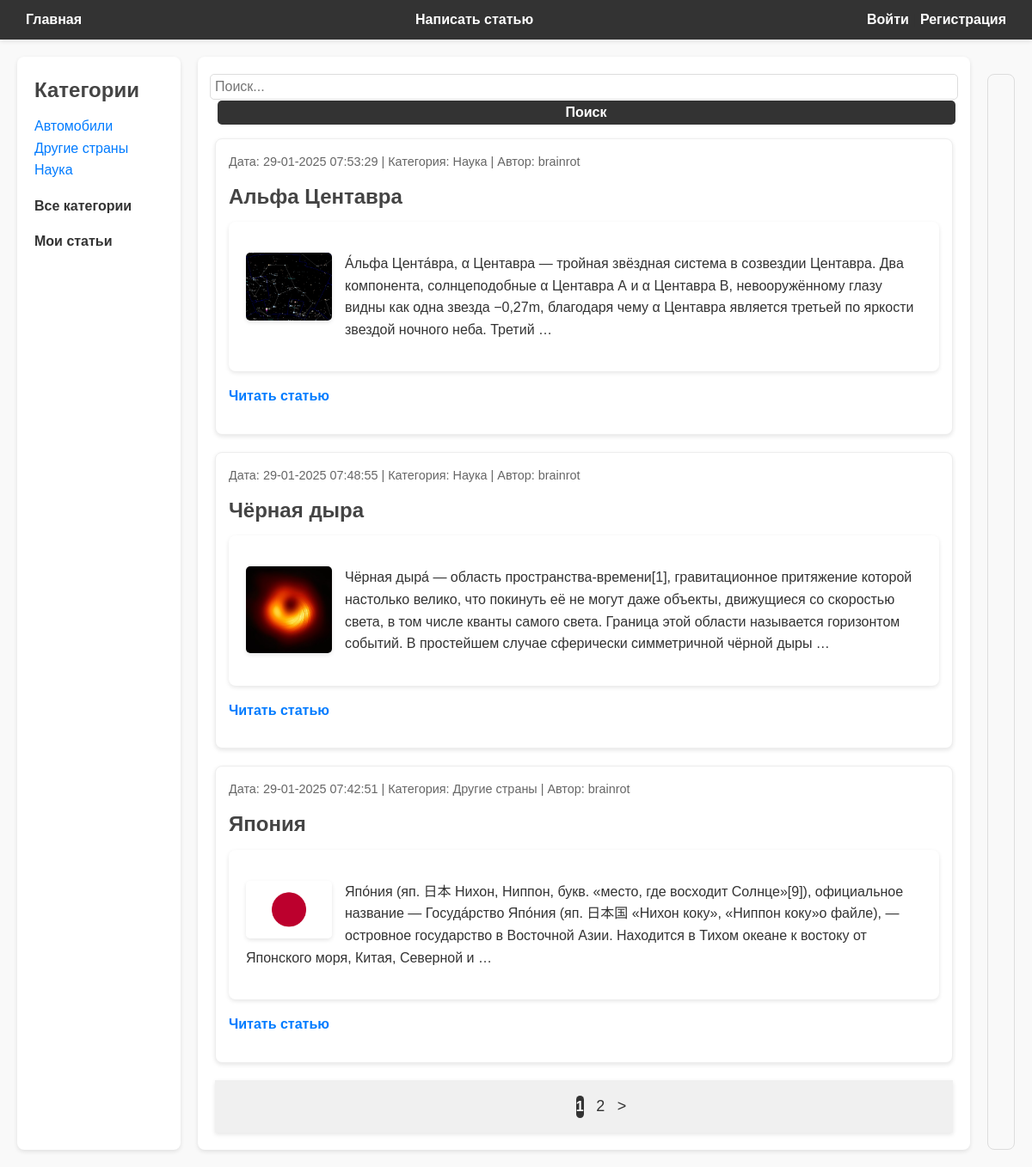
Before: / with the older database file.
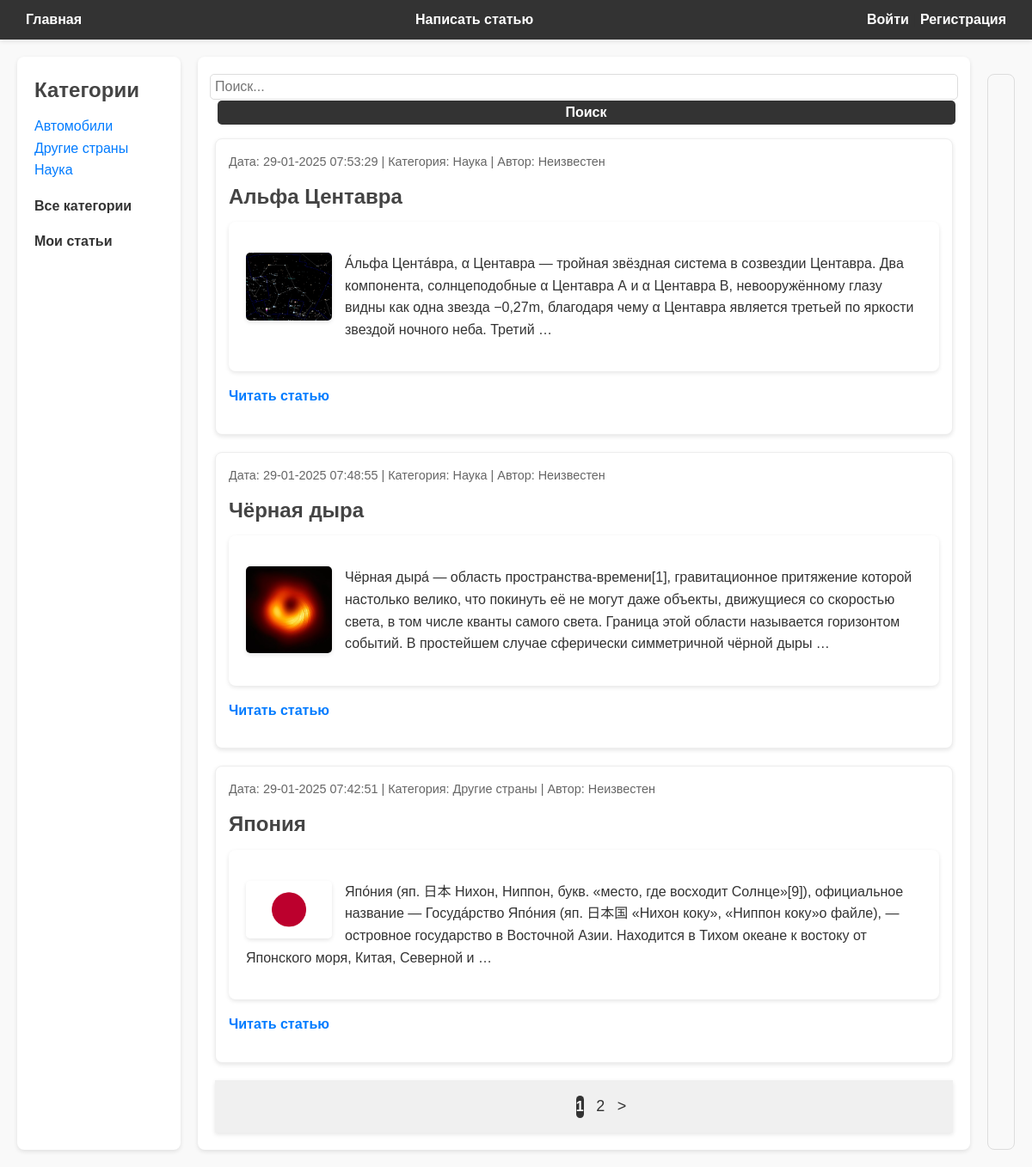
After: the same page with the newer database file.
### blog/models.py (models this page shows, shortened)
class Category(models.Model):
    name = models.CharField(max_length=32, db_index=True, verbose_name="Категория")
    slug = models.SlugField(max_length=32, unique=True, db_index=True)
    class Meta:
        verbose_name = "Категория"
        verbose_name_plural = "Категории"
    def __str__(self):
        return self.name
    def get_absolute_url(self):
        return reverse('category', kwargs={'cat_slug': self.slug})

class Post(models.Model):
    title = models.CharField(max_length=64, verbose_name="Заголовок")
    content = models.TextField(blank=True, verbose_name="Текст статьи")
    photo = models.ImageField(upload_to="photos/%Y/%m/%d/", default=None, blank=True, null=True, verbose_name="Фото")
    time_create = models.DateTimeField(auto_now_add=True, verbose_name="Дата создания")
    time_update = models.DateTimeField(auto_now=True, verbose_name="Отредактировано")
    cat = models.ForeignKey('Category', on_delete=models.PROTECT, related_name='posts', verbose_name="Категории")
    author = models.ForeignKey(get_user_model(), on_delete=models.SET_NULL, related_name='posts', null=True, default=None, verbose_name="Автор")
    class Meta:
        verbose_name = "Пост"
        verbose_name_plural = "Посты"
        ordering = ['-time_create']
        indexes = [
            models.Index(fields=['time_create'])
        ]
    def get_absolute_url(self):
        return reverse('post_detail', kwargs={'pk': self.pk})

### users/models.py (models this page shows)
class User(AbstractUser):
    photo = models.ImageField(upload_to='users/%Y/%m/%d', blank=True, verbose_name='Фото')

### blog/views.py (the view)
# urls.py: path('', views.BlogHome.as_view(), name="home"),
class BlogHome(DataMixin, ListView):
    template_name = 'blog/index.html'
    context_object_name = 'posts'
    title_page = 'Главная страница'
    def get_queryset(self):
        return Post.objects.all()

### blog/templatetags/blogtags.py (called while the page is built)
@register.inclusion_tag('blog/list_categories.html')
def show_categories(cat_selected=0):
    cats = Category.objects.annotate(total=Count("posts")).filter(total__gt=0)
    return {'cats': cats, 'cat_selected': cat_selected}

### blog/templates/blog/index.html (shortened to what this page needs)
{% extends "base.html" %}
{% block content %}
<div class="search"><form method="GET" action="{% url 'search' %}" style="display: flex !important; align-items: center !important;">
    <input type="text" name="q" placeholder="Поиск..." style="padding: 5px !important; flex-grow: 1 !important;">
    <button type="submit" style="padding: 5px !important; margin-left: 5px !important;">Поиск</button>
</form>
</div>
<p><ul class="list-articles">
    {% for p in posts %}
        <li>
            <div class="article-panel">
                <p class="last">
                    Дата: {{ p.time_update|date:"d-m-Y H:i:s" }} | Категория: {{ p.cat }} | Автор: {{ p.author.username|default:"Неизвестен" }}
                </p>
            </div>
            <h2>{{ p.title }}</h2>
            {% autoescape off %}
                <div class="content">
					{% if p.photo %}
					<p><img class="img-article-left thumb" src="{{ p.photo.url }}"></p>
					{% endif %}
                    {{ p.content|linebreaks|truncatewords:40 }}
                </div>
            {% endautoescape %}
            <p class="link-read-post">
                <a href="{{ p.get_absolute_url }}">Читать статью</a>
            </p>
        </li>
    {% endfor %}
</ul>
{% endblock %}
{% block navigation %}
{% if page_obj.has_other_pages %}
<nav class="list-pages">
    <ul>
        {% for p in paginator.page_range %}
		{% if page_obj.number == p %}
		<li class="page-num page-num-selected">{{ p }}</li>
		{% elif p >= page_obj.number|add:-2 and p <= page_obj.number|add:2 %}
        <li class="page-num">
            <a href="?page={{ p }}">{{ p }}</a>
        </li>
		{% endif %}
        {% endfor %}
		{% if page_obj.has_next %}
		<li class="page-num">
			<a href="?page={{ page_obj.next_page_number }}">&gt;</a>
		</li>
		{% endif %}
    </ul>
</nav>
{% endif %}
{% endblock %}

### templates/base.html (shortened to what this page needs)
{% load static %}
{% load blogtags %}
<!DOCTYPE html>
<html lang="ru">
<head>
    <link type="text/css" href="{% static "blog/css/styles.css" %}" rel="stylesheet" />
</head>
<body>
    <nav>
        <ul class="menu">
            <li><a href="{% url 'home' %}">Главная</a></li>
            <li><a href="{% url 'add_post' %}">Написать статью</a></li>
            {% if user.is_authenticated %}
            <form id="logoutForm" method="post" action="{% url 'users:logout' %}">
                {% csrf_token %}
                <li class="last"><a href="{% url 'users:profile' %}">{{ user.username }}</a> | <a href="#" onclick="document.getElementById('logoutForm').submit(); return false;">Выйти</a></li>
            </form>
            {% else %}
                <li class="last"><a href="{% url 'users:login' %}">Войти</a> | <a href="{% url 'users:register' %}">Регистрация</a></li>
            {% endif %}
        </ul>
    </nav>
    <div class="container">
        <div class="sidebar">
            <h2 class="categorymenu">Категории</h2>
            {% show_categories cat_selected %}
        </div>
        <div class="content">
            {% block content %}
            {% endblock %}
            <div nav-container>
                {% block navigation %}
                {% endblock %}
        </div>
        </div>
        <div class="comments">
        </div>
</body>
</html>

### blog/templates/blog/list_categories.html
{% for cat in cats %}
{% if cat.id == cat_selected %}
<li class="selected">{{cat.name}}</li>
{% else %}
<li class="li-categories"><a href="{{ cat.get_absolute_url }}" class="link-categories">{{cat.name}}</a></li>
{% endif %}
{% endfor %}
<p><a href="{% url 'home' %}" class="all-categories">Все категории</a>
</p><a href="{% url 'my_posts'%}" class="my-posts">Мои статьи</a>

### blog/static/blog/css/styles.css (style rules this page uses)
body { font-family: Arial, sans-serif; margin: 0; padding: 0; background-color: #f9f9f9; color: #333; line-height: 1.6; }
h1, h2, h3, h4, h5, h6 { margin: 0 0 10px; color: #444; }
a { text-decoration: none; color: #007BFF; transition: color 0.3s ease; }
nav { background-color: #333; padding: 10px 20px; box-shadow: 0 2px 5px rgba(0, 0, 0, 0.1); }
nav .menu { list-style: none; display: flex; justify-content: space-between; align-items: center; margin: 0; padding: 0; }
nav .menu li { margin: 0 10px; }
nav .menu li a { color: #fff; font-weight: bold; transition: color 0.3s ease; }
.container { display: flex; max-width: 1600px; margin: 20px auto; padding: 0 20px; gap: 20px; }
.sidebar { flex: 1; background-color: #fff; padding: 20px; border-radius: 8px; box-shadow: 0 2px 5px rgba(0, 0, 0, 0.1); max-width: 150px; }
.content { flex: 3; background-color: #fff; padding: 20px; border-radius: 8px; box-shadow: 0 2px 5px rgba(0, 0, 0, 0.1); }
.list-articles { list-style: none; padding: 0; margin: 0; }
.list-articles li { margin-bottom: 20px; padding: 15px; border: 1px solid #eee; border-radius: 8px; background-color: #fff; box-shadow: 0 2px 5px rgba(0, 0, 0, 0.1); transition: transform 0.3s ease, box-shadow 0.3s ease; }
.article-panel p { margin: 0 0 10px; font-size: 0.9em; color: #666; }
.img-article-left { float: left; margin-right: 15px; border-radius: 5px; max-width: 150px; height: auto; box-shadow: 0 2px 5px rgba(0, 0, 0, 0.1); }
.link-read-post a { color: #007bff; text-decoration: none; font-weight: bold; transition: color 0.3s; }
form { display: flex; flex-direction: column; gap: 1px; }
input, textarea, select, button { width: 100%; padding: 10px; font-size: 1em; border: 1px solid #ddd; border-radius: 5px; transition: border-color 0.3s ease; }
button { background-color: #333; color: #fff; border: none; font-weight: bold; cursor: pointer; transition: background-color 0.3s ease; }
.link-categories { text-decoration: none; color: #007bff; transition: color 0.3s ease, border-bottom 0.3s ease; border-bottom: 2px solid transparent; }
.li-categories { list-style: none; }
.all-categories, .my-posts { text-decoration: none; font-weight: bold; color: #333; }
.content, .list-articles li, .profile, .form-container, .article-panel { word-wrap: break-word; overflow-wrap: break-word; }
.img-article-left { max-width: 100px; height: auto; }
* { word-break: break-word; }
.list-pages { display: inline-block; margin: 0; padding: 0; list-style-type: none; display: flex; justify-content: center; background-color: #f0f0f0; }
.page-num { display: inline-block; margin: 0 5px; padding: 0.1px 0.1px; background-color: #f0f0f0; color: #333; border-radius: 5px; cursor: pointer; transition: background-color 0.3s, color 0.3s; }
.page-num-selected { background-color: #333; color: white; font-weight: bold; }
.page-num a { text-decoration: none; color: inherit; font-size: 18px; }
.comments { margin-top: 20px; padding: 15px; background-color: #f9f9f9; border: 1px solid #ddd; border-radius: 8px; max-width: 500px; }

Changed rows visible on the page:
changed Post "Альфа Центавра": author.username "brainrot" → "Неизвестен"
changed Post "Чёрная дыра": author.username "brainrot" → "Неизвестен"
changed Post "Япония": author.username "brainrot" → "Неизвестен"
